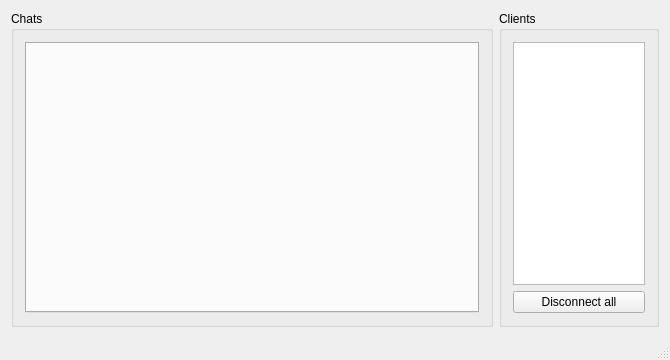
<?xml version="1.0" encoding="UTF-8"?>
<ui version="4.0">
 <class>MainWindow</class>
 <widget class="QMainWindow" name="MainWindow">
  <property name="geometry">
   <rect>
    <x>0</x>
    <y>0</y>
    <width>670</width>
    <height>360</height>
   </rect>
  </property>
  <property name="windowTitle">
   <string>Server</string>
  </property>
  <widget class="QWidget" name="centralWidget">
   <layout class="QHBoxLayout" name="horizontalLayout_2" stretch="3,1">
    <item>
     <widget class="QGroupBox" name="grpChats">
      <property name="title">
       <string>Chats</string>
      </property>
      <layout class="QHBoxLayout" name="horizontalLayout">
       <item>
        <widget class="QTabWidget" name="tbChat"/>
       </item>
      </layout>
     </widget>
    </item>
    <item>
     <widget class="QGroupBox" name="grpClients">
      <property name="title">
       <string>Clients</string>
      </property>
      <layout class="QVBoxLayout" name="verticalLayout">
       <item>
        <widget class="QListWidget" name="lstClient"/>
       </item>
       <item>
        <widget class="QPushButton" name="btnDisconnectAll">
         <property name="text">
          <string>Disconnect all</string>
         </property>
        </widget>
       </item>
      </layout>
     </widget>
    </item>
   </layout>
  </widget>
  <widget class="QMenuBar" name="menuBar">
   <property name="geometry">
    <rect>
     <x>0</x>
     <y>0</y>
     <width>670</width>
     <height>21</height>
    </rect>
   </property>
  </widget>
  <widget class="QStatusBar" name="statusBar"/>
 </widget>
 <layoutdefault spacing="6" margin="11"/>
 <resources/>
 <connections/>
</ui>
